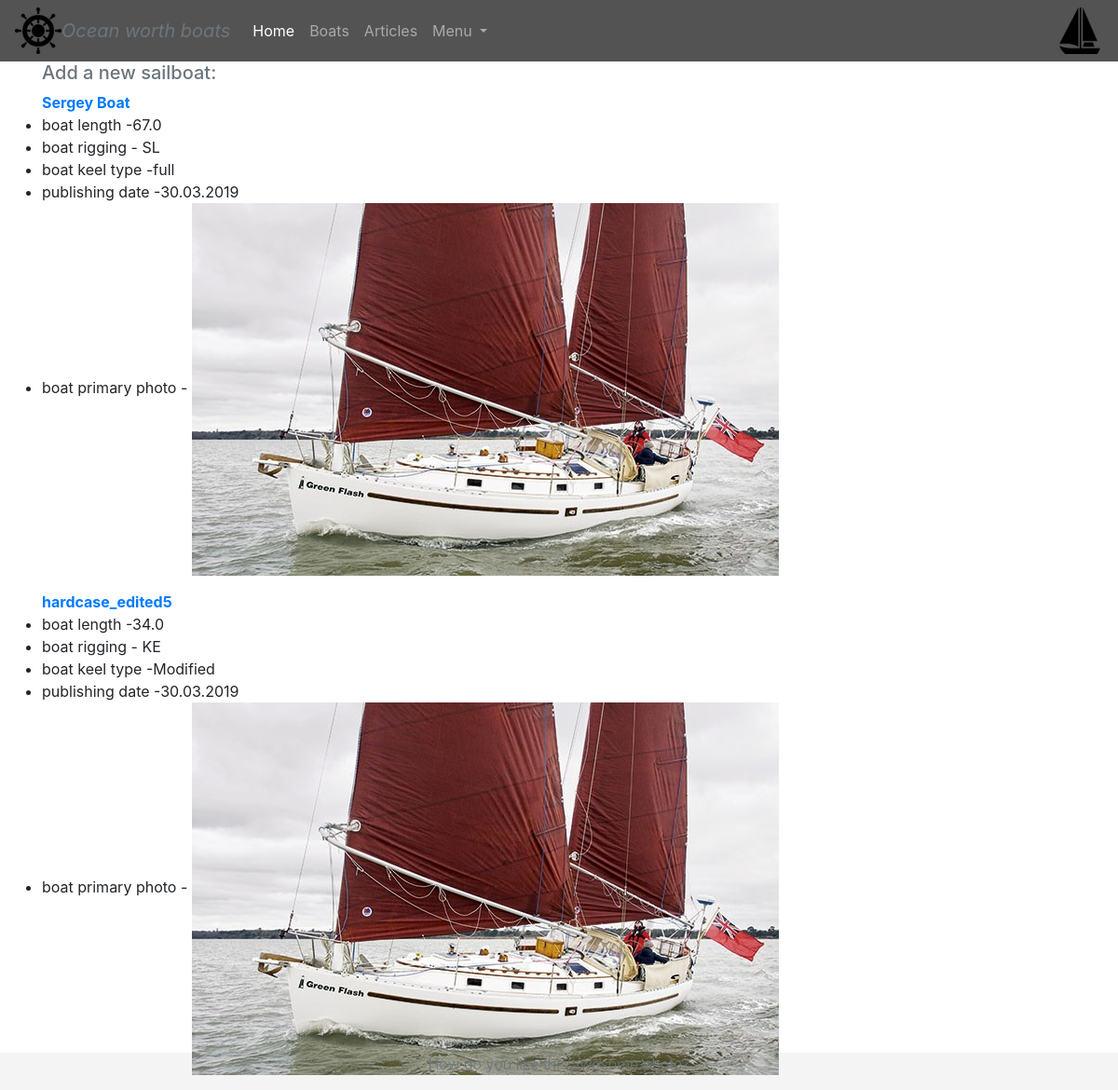
The app's page /boats/ with its own data.
### boats/models.py (models this page shows, shortened)
class BoatModel(models.Model):
    SLOOP = "SL"
    KETCH = "KE"
    YAWL = "YA"
    CAT_KETCH = "CK"
    CHOICES = (
        (SLOOP, "Sloop"),
        (KETCH, "Ketch"),
        (YAWL, "Yawl"),
        (CAT_KETCH, "Cat Ketch"),
    )
    author = models.ForeignKey("ExtraUser", on_delete=models.DO_NOTHING,
                               null=True, blank=True,
                               verbose_name="Author of the entry")
    boat_name = models.CharField(max_length=50, unique=True, db_index=True, verbose_name="Boat model",
                                 help_text="Please input boat model")
    boat_length = models.FloatField(null=False, blank=False, verbose_name="Boat water-line length",
                                    help_text="Please input boat water-line length", )
    boat_description = models.TextField(blank=True, verbose_name="Boat description",
                                        help_text="Please describe the boat")
    boat_mast_type = models.CharField(max_length=10, choices=CHOICES, default=SLOOP,
                                      verbose_name="Boat rigging type", help_text="Please input boat rigging type")
    boat_price = models.PositiveSmallIntegerField(verbose_name="price of the boat",
                                                  help_text="Please input boat price", )
    boat_country_of_origin = models.CharField(max_length=20, verbose_name="Boat country of origin",
                                              help_text="Please specify boat's country of origin")
    boat_sailboatdata_link = models.URLField(max_length=100, blank=True, verbose_name="URL to Sailboatdata",
                                             help_text="Please type in URL to Sailboatdata page for this boat")
    boat_keel_type = models.CharField(max_length=50, verbose_name="Boat keel type",
                                      help_text="Please specify boat's keel type")
    boat_publish_date = models.DateTimeField(auto_now_add=True)
    boat_primary_photo = models.ImageField(upload_to=get_timestamp_path, blank=False, #"photos/"
                                           verbose_name='Boat primary photo',
                                           help_text="Please attach a primary photo of the boat")
    class Meta:
        verbose_name = "Boats primary data"
        verbose_name_plural = "Boats primary data"
        ordering = ["boat_name"]

### boats/views.py (the view)
# urls.py: path("boats/", boat_view, name="boats"),
def boat_view(request):
    boats = BoatModel.objects.all()
    images = BoatImage.objects.all()
    context = {"boats": boats, "images": images}
    return render(request, "boats.html", context)

### templates/boats.html (shortened to what this page needs)
{% extends 'base.html' %}
{% load bootstrap4 %}
{% load thumbnail %}
{% block content %}
    <div class="container ">
    <h5><a class="text-muted  " href="{% url "boats:boat_create" %}">Add a new sailboat:</a></h5>
    </div>
    {% for boat in boats %}
        <div class="container ">
            <strong><a href="{% url "boats:boat_detail" boat.pk %}">{{ boat.boat_name }}</a> </strong><br>
            <div class="row">
            <ul class = "col-md-auto" >
                <li> boat length -{{ boat.boat_length }}</li>
                <li>boat rigging - {{ boat.boat_mast_type }}</li>
                <li> boat keel type -{{ boat.boat_keel_type }}</li>
                <li>publishing date -{{ boat.boat_publish_date|date:"SHORT_DATE_FORMAT"}}</li>
                <li>boat primary photo - <img class="mr-3" src="{% thumbnail boat.boat_primary_photo "default" %}"></li>
                </ul>
        </div>
        </div>
    {%  endfor %}
{% endblock content%}

### records on screen
BoatModel: boat_name "Sergey Boat", boat_length "67.0", boat_mast_type "SL", boat_keel_type "full", boat_publish_date "30.03.2019", boat_primary_photo (picture)
BoatModel: boat_name "hardcase_edited5", boat_length "34.0", boat_mast_type "KE", boat_keel_type "Modified", boat_publish_date "30.03.2019", boat_primary_photo (picture)
